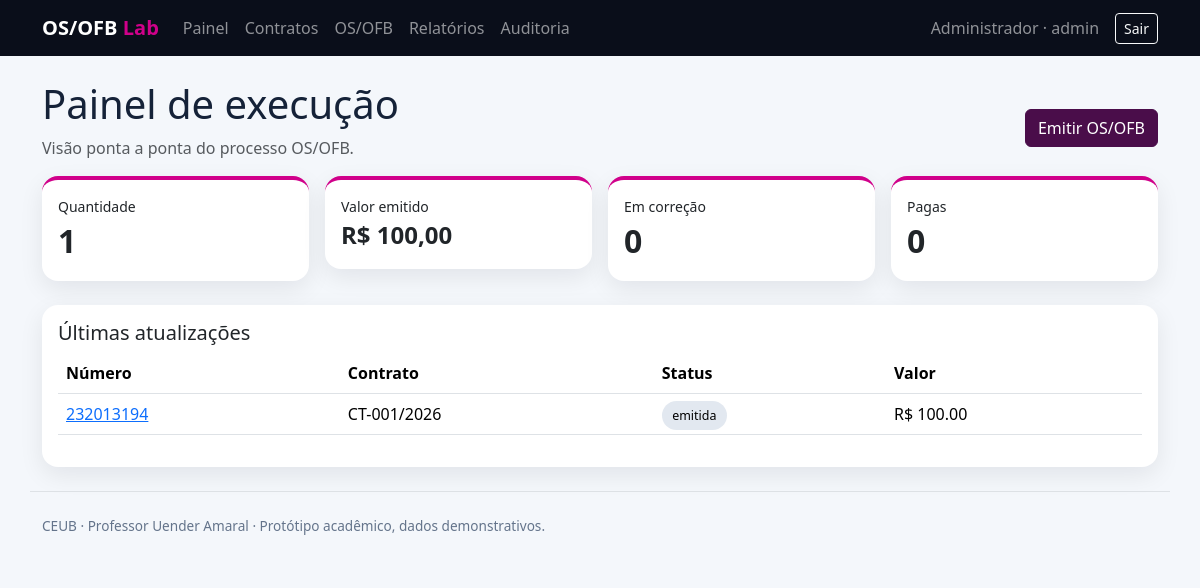
Page / (signed in) on the earlier database version.
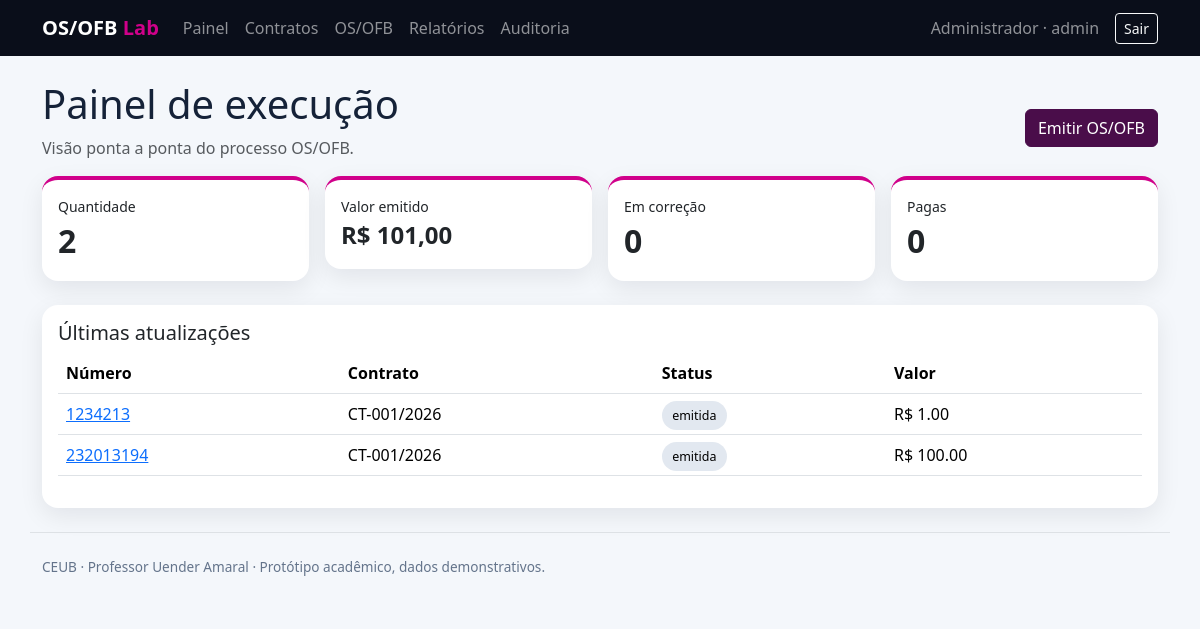
Same page on the later database version.
### models.py (models this page shows, shortened)
class User(UserMixin, db.Model):
    id=db.Column(db.Integer, primary_key=True); name=db.Column(db.String(120), nullable=False)
    username=db.Column(db.String(80), unique=True, nullable=False, index=True)
    email=db.Column(db.String(120), unique=True, nullable=False)
    password_hash=db.Column(db.String(255), nullable=False); role=db.Column(db.String(40), nullable=False)
    active=db.Column(db.Boolean, default=True, nullable=False); created_at=db.Column(db.DateTime(timezone=True), default=now)
    @property
    def is_active(self): return self.active

class ServiceOrder(db.Model):
    id=db.Column(db.Integer,primary_key=True); number=db.Column(db.String(50),unique=True,nullable=False,index=True)
    contract_id=db.Column(db.Integer,db.ForeignKey('contract.id'),nullable=False,index=True); contract=db.relationship('Contract',backref='orders')
    kind=db.Column(db.String(10),nullable=False,default='OS'); description=db.Column(db.Text,nullable=False)
    value=db.Column(db.Numeric(14,2),nullable=False,default=0); status=db.Column(db.String(50),nullable=False,default='emitida',index=True)
    due_date=db.Column(db.Date); created_by=db.Column(db.Integer,db.ForeignKey('user.id'),nullable=False)
    created_at=db.Column(db.DateTime(timezone=True),default=now); updated_at=db.Column(db.DateTime(timezone=True),default=now,onupdate=now)

class Contract(db.Model):
    id=db.Column(db.Integer,primary_key=True); number=db.Column(db.String(50),unique=True,nullable=False)
    supplier=db.Column(db.String(160),nullable=False); object=db.Column(db.Text,nullable=False)
    total_value=db.Column(db.Numeric(14,2),nullable=False,default=0); start_date=db.Column(db.Date,nullable=False); end_date=db.Column(db.Date,nullable=False)
    created_at=db.Column(db.DateTime(timezone=True),default=now)

### app.py (the view)
@app.route('/')
@login_required
def dashboard():
 stats={s:c for s,c in db.session.query(ServiceOrder.status,func.count(ServiceOrder.id)).group_by(ServiceOrder.status).all()}
 total=db.session.query(func.coalesce(func.sum(ServiceOrder.value),0)).scalar()
 latest=ServiceOrder.query.order_by(ServiceOrder.updated_at.desc()).limit(8).all()
 return render_template('dashboard.html',stats=stats,total=total,latest=latest)

### app.py (called while the page is built)
@login.user_loader
def load_user(i): return db.session.get(User,int(i))

@app.after_request
def headers(r):
 r.headers['X-Content-Type-Options']='nosniff'; r.headers['X-Frame-Options']='DENY'; r.headers['Referrer-Policy']='strict-origin-when-cross-origin'
 r.headers['Content-Security-Policy']="default-src 'self'; style-src 'self' 'unsafe-inline' https://cdn.jsdelivr.net; script-src 'self' https://cdn.jsdelivr.net; font-src https://cdn.jsdelivr.net; img-src 'self' data:"
 return r

### templates/dashboard.html
{% extends 'base.html' %}{% block content %}<div class="d-flex justify-content-between align-items-center"><div><h1>Painel de execução</h1><p class="text-muted">Visão ponta a ponta do processo OS/OFB.</p></div>{% if current_user.role in ['admin','gestor_contrato'] %}<a class="btn btn-primary" href="{{url_for('order_new')}}">Emitir OS/OFB</a>{% endif %}</div><div class="row g-3 mb-4"><div class="col-md-3"><div class="card kpi p-3"><small>Quantidade</small><strong class="fs-2">{{stats.values()|sum}}</strong></div></div><div class="col-md-3"><div class="card kpi p-3"><small>Valor emitido</small><strong class="fs-4">R$ {{'{:,.2f}'.format(total).replace(',','X').replace('.',',').replace('X','.')}}</strong></div></div><div class="col-md-3"><div class="card kpi p-3"><small>Em correção</small><strong class="fs-2">{{stats.get('demanda_correcao',0)}}</strong></div></div><div class="col-md-3"><div class="card kpi p-3"><small>Pagas</small><strong class="fs-2">{{stats.get('paga',0)}}</strong></div></div></div><div class="card p-3"><h2 class="h5">Últimas atualizações</h2><div class="table-responsive"><table class="table align-middle"><thead><tr><th>Número</th><th>Contrato</th><th>Status</th><th>Valor</th></tr></thead><tbody>{% for o in latest %}<tr><td><a href="{{url_for('order_detail',id=o.id)}}">{{o.number}}</a></td><td>{{o.contract.number}}</td><td><span class="status">{{o.status|replace('_',' ')}}</span></td><td>R$ {{'%.2f'|format(o.value)}}</td></tr>{% else %}<tr><td colspan="4">Nenhuma OS/OFB cadastrada.</td></tr>{% endfor %}</tbody></table></div></div>{% endblock %}

### templates/base.html (shortened to what this page needs)
<!doctype html><html lang="pt-BR"><head><link href="https://cdn.jsdelivr.net/npm/bootstrap@5.3.3/dist/css/bootstrap.min.css" rel="stylesheet"><link rel="stylesheet" href="{{ url_for('static',filename='style.css') }}"></head><body>{% if current_user.is_authenticated %}<nav class="navbar navbar-expand-lg navbar-dark"><div class="container"><a class="navbar-brand fw-bold" href="{{url_for('dashboard')}}">OS/OFB <span class="brand-accent">Lab</span></a><div id="nav" class="collapse navbar-collapse"><div class="navbar-nav me-auto"><a class="nav-link" href="{{url_for('dashboard')}}">Painel</a><a class="nav-link" href="{{url_for('contracts')}}">Contratos</a><a class="nav-link" href="{{url_for('orders')}}">OS/OFB</a><a class="nav-link" href="{{url_for('reports')}}">Relatórios</a>{% if current_user.role in ['admin','gestor_contrato'] %}<a class="nav-link" href="{{url_for('audit_view')}}">Auditoria</a>{% endif %}</div><span class="navbar-text me-3">{{current_user.name}} · {{current_user.role}}</span><form method="post" action="{{url_for('logout')}}"><button class="btn btn-outline-light btn-sm">Sair</button></form></div></div></nav>{% endif %}<main id="conteudo" class="container py-4">{% block content %}{% endblock %}</main><footer class="container py-4 footer border-top">CEUB · Professor Uender Amaral · Protótipo acadêmico, dados demonstrativos.</footer></body></html>

### static/style.css (style rules this page uses)
body { background:#f4f7fb;color:#152238 }
.navbar { background:#0a0e1a!important }
.brand-accent { color:#D0008A }
.card { border:0;border-radius:16px;box-shadow:0 8px 24px rgba(10,14,26,.08) }
.kpi { border-top:4px solid #D0008A }
.status { font-size:.78rem;padding:.35rem .65rem;border-radius:999px;background:#e2e8f0 }
.footer { color:#64748b;font-size:.85rem }
.btn-primary { background:#4A0D4A;border-color:#4A0D4A }
.table thead { background:#0a0e1a;color:white }

Differences in the rows shown:
added ServiceOrder: number "1234213", contract.number "CT-001/2026", status "emitida", value "1.00"
Other differences:
{{ stats.values()|sum }}: "1" → "2"
text no longer shown: "100,00"
text now shown: "101,00"
